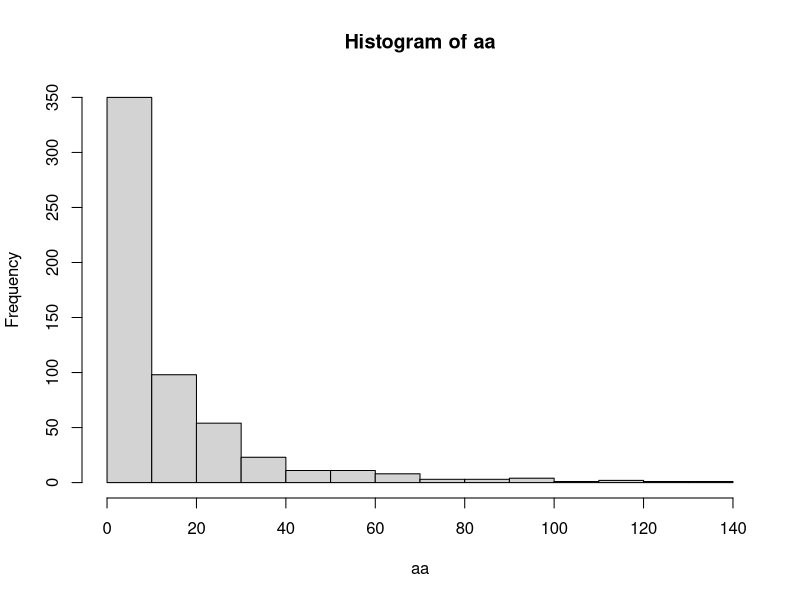
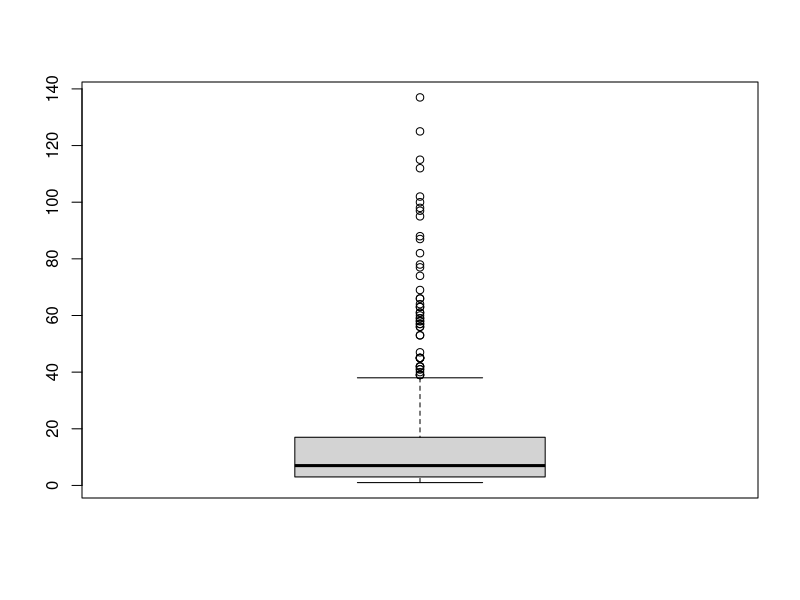

Generate these figures, in order, with R:
#**************************************************************************************#
#**************************************************************************************#
#
#                          Análisis de encuestas por muestreo
#                                        2025
#                         Sociedad Ecuatoriana de Estadística
#                              Muestreo por conglomerados
#
#         Creado por:               Patricia Romero M.
#         Fecha de creación:        05/10/2020
#         Actualizado por:          Andrés Peña M.
#         Fecha de actualización:   15/07/2025
#         Contacto:                 andres.pena.montalvo@ciencias.unam.mx
#
#**************************************************************************************#
#**************************************************************************************#

# Este programa selecciona una muestra aleatoria
# simple de conglomerados unietapica para los 
# datos del estado de Oaxaca, para estimar 
# el total de vp con tv y el porcentaje de 
# viviendas particulares con TV.
# Los municipios son los conglomerados y las
# unidades muestrales son las localidades.

setwd("")
pob <- read.csv("datos_Oaxaca.csv") #toda la pob de Oaxaca
set.seed(284)
library(sampling)

M <- length(pob$distrito)  #total de elementos en la poblacion

dis <- pob$distrito #distritos

mun <- pob$muni  #municipios

cong <- dis*100+mun  #combina distrito con municipio

municipio <- cleanstrata(cong) #quedan numerados los conglomerados
                            # entre 1 y max=570
aa <- table(municipio)  # frecuencia de municipio reenumerado
min(aa); max(aa); mean(aa); median(aa); hist(aa)
boxplot(aa)
# como aproximacion suponemos que los municipios tienen
# 15 localidades, por lo tanto debemos muestrear
# 2500/15=167 municipios

todos <- cbind(pob,municipio) #incluyo municipio en la base de datos

n <- 167 #numero de conglomerados en muestra

d <- cluster(todos,clustername=c("municipio"),size=n,method="srswor")

head(d)

muestra <- todos[d$ID_unit,]   # es la muestra

muestra <- cbind(muestra,d$Prob) #muestra completa con probabilidades

peso <- 1/d$Prob  #calculo el factor de expansion

muestra <- cbind(muestra,peso)  #incluyo el factor de expansion en la muestra d

colnames(muestra)<-c("distrito","muni","locali","pobtotal","vp","vpcontv",
"municipio","prob","peso")  #para cambiarle de nombre a las variables

table(muestra$municipio) # da el numero de localidades por municipio
                         # en muestra

library(survey)   #libreria para estimacion


###############################################################################
#     para hacerlo sin reemplazo
#     especifico el numero de conglomerados (municipios) en la poblacion


fpc <- rep(570,(length(muestra$distrito)))   #numero de conglomerados en la pob (N)

muestra <- cbind(muestra,fpc)     # los incluimos en la muestra

#diseño de muestra sin reemplazo
dclus2 <- svydesign(id=muestra$municipio,weights=muestra$peso,
                    fpc=muestra$fpc)  
									
# estimo el total de viviendas particulares con TV									
tot <- svytotal(muestra$vpcontv,design=dclus2)                      
tot

# estimo la proporcion de viviendas particulares con TV
rtv <- svyratio(muestra$vpcontv,muestra$vp,dclus2)
rtv

# Los valores reales
sum(pob$vpcontv)

sum(pob$vpcontv)/sum(pob$vp)
									
